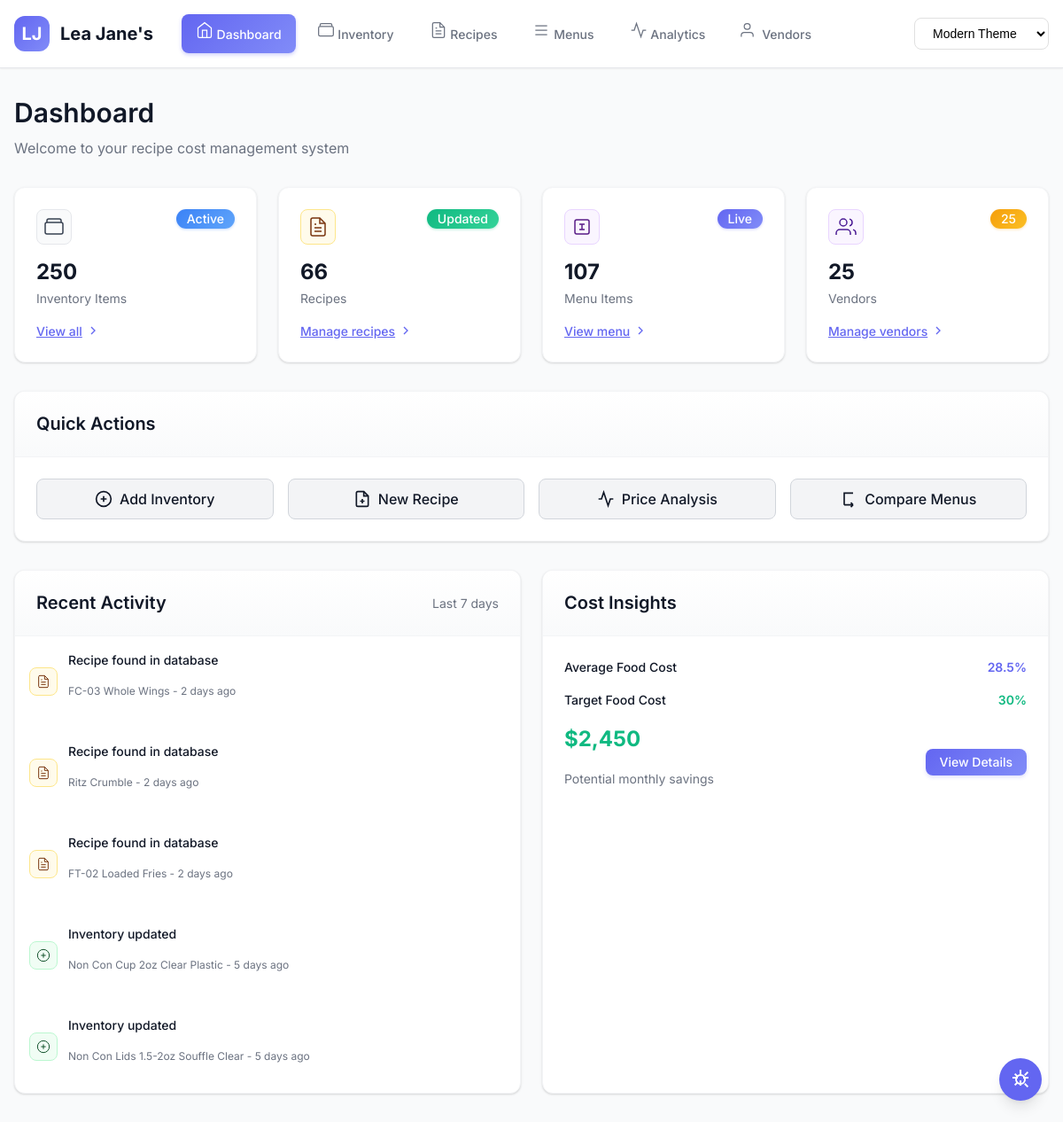
The page / on the database its author committed.
### tables this page shows
CREATE TABLE "recipes_actual" (
    recipe_id INTEGER PRIMARY KEY AUTOINCREMENT,
    recipe_name TEXT NOT NULL UNIQUE,
    
    -- Toast POS Classification (from XtraChef exports)
    recipe_type TEXT NOT NULL CHECK (recipe_type IN ('Recipe', 'PrepRecipe')),
    recipe_group TEXT NOT NULL, -- Main, Sides, Sauces, Ingredient
    status TEXT DEFAULT 'Draft' CHECK (status IN ('Draft', 'Complete', 'Active', 'Retired')),
    
    -- PDF Recipe Header Information
    serving_size REAL,
    serving_unit TEXT,
    prep_time_minutes INTEGER,
    cook_time_minutes INTEGER,
    station TEXT,
    
    -- Yield Information (for prep recipes only)
    batch_yield REAL, -- 10 lb, 50 portions, 4 gallons
    batch_yield_unit TEXT,
    portions_per_batch INTEGER,
    
    -- Cost Information (calculated, not input)
    food_cost REAL DEFAULT 0,
    labor_cost REAL DEFAULT 0,
    
    -- Menu Pricing (only for final recipes, NULL for prep recipes)
    menu_price REAL,
    target_food_cost_percent REAL DEFAULT 30,
    
    -- Additional Recipe Information
    instructions TEXT,
    notes TEXT,
    allergen_info TEXT,
    shelf_life_hours INTEGER,
    
    -- Audit Trail
    created_at TIMESTAMP DEFAULT CURRENT_TIMESTAMP,
    updated_at TIMESTAMP DEFAULT CURRENT_TIMESTAMP,
    last_cost_calculation TIMESTAMP,
    migrated_from_old_id INTEGER -- tracks original recipe ID
);

CREATE TABLE inventory (
                id INTEGER PRIMARY KEY AUTOINCREMENT,
                item_code TEXT UNIQUE,
                item_description TEXT NOT NULL,
                vendor_name TEXT,
                current_price REAL,
                last_purchased_price REAL,
                last_purchased_date TEXT,
                unit_measure TEXT,
                purchase_unit TEXT,
                recipe_cost_unit TEXT,
                pack_size TEXT,
                yield_percent REAL DEFAULT 100,
                product_categories TEXT,
                close_watch BOOLEAN DEFAULT FALSE,
                created_date TIMESTAMP DEFAULT CURRENT_TIMESTAMP,
                updated_date TIMESTAMP DEFAULT CURRENT_TIMESTAMP
            , density_g_per_ml DECIMAL(10,4), count_to_weight_g DECIMAL(10,2));

### app.py (the view)
@app.route('/')
def index():
    init_activity_table()
    with get_db() as conn:
        inventory_count = conn.execute('SELECT COUNT(*) as count FROM inventory').fetchone()['count']
        recipe_count = conn.execute('SELECT COUNT(*) as count FROM recipes').fetchone()['count']
        menu_count = conn.execute('SELECT COUNT(*) as count FROM menu_items').fetchone()['count']
        vendor_count = conn.execute('SELECT COUNT(*) as count FROM vendors').fetchone()['count']
    stats = {
        'inventory_count': inventory_count,
        'recipe_count': recipe_count,
        'menu_count': menu_count,
        'vendor_count': vendor_count
    }
    recent_activities = get_recent_activities(limit=5)
    if not recent_activities:
        recent_activities = get_recent_changes_from_db()
    theme = get_theme()
    return render_template(f'index_{theme}.html', stats=stats, recent_activities=recent_activities)

### templates/index_modern.html (shortened to what this page needs)
{% extends "base_modern.html" %}
{% block content %}
<div class="animate-fade-in">
    <div class="mb-8">
        <h1 class="text-3xl font-semibold mb-2">Dashboard</h1>
        <p class="text-secondary">Welcome to your recipe cost management system</p>
    </div>
    <div class="grid grid-cols-1 grid-cols-2 grid-cols-4 gap-6 mb-8">
        <div class="card animate-slide-up" style="animation-delay: 0.1s;">
            <div class="card-body">
                <div class="flex items-start justify-between mb-4">
                    <div class="food-icon icon-misc">
                        <svg width="24" height="24" viewBox="0 0 24 24" fill="none" stroke="currentColor" stroke-width="1.5">
                            <path d="M20 7H4a2 2 0 00-2 2v9a2 2 0 002 2h16a2 2 0 002-2V9a2 2 0 00-2-2z"/>
                            <path d="M20 7V5a2 2 0 00-2-2H6a2 2 0 00-2 2v2"/>
                        </svg>
                    </div>
                    <span class="badge badge-info">Active</span>
                </div>
                <h3 class="text-2xl font-bold mb-1">{{ stats.inventory_count }}</h3>
                <p class="text-secondary text-sm">Inventory Items</p>
                <div class="mt-4 pt-4 border-t border-gray-100">
                    <a href="/inventory" class="text-primary text-sm font-medium flex items-center gap-1">
                        View all
                        <svg width="16" height="16" viewBox="0 0 24 24" fill="none" stroke="currentColor" stroke-width="2">
                            <path d="M9 18l6-6-6-6"/>
                        </svg>
                    </a>
                </div>
            </div>
        </div>
        <div class="card animate-slide-up" style="animation-delay: 0.2s;">
            <div class="card-body">
                <div class="flex items-start justify-between mb-4">
                    <div class="food-icon icon-grains">
                        <svg width="24" height="24" viewBox="0 0 24 24" fill="none" stroke="currentColor" stroke-width="1.5">
                            <path d="M14 2H6a2 2 0 00-2 2v16a2 2 0 002 2h12a2 2 0 002-2V8z"/>
                            <path d="M14 2v6h6M16 13H8m8 4H8m2-8H8"/>
                        </svg>
                    </div>
                    <span class="badge badge-success">Updated</span>
                </div>
                <h3 class="text-2xl font-bold mb-1">{{ stats.recipe_count }}</h3>
                <p class="text-secondary text-sm">Recipes</p>
                <div class="mt-4 pt-4 border-t border-gray-100">
                    <a href="/recipes" class="text-primary text-sm font-medium flex items-center gap-1">
                        Manage recipes
                        <svg width="16" height="16" viewBox="0 0 24 24" fill="none" stroke="currentColor" stroke-width="2">
                            <path d="M9 18l6-6-6-6"/>
                        </svg>
                    </a>
                </div>
            </div>
        </div>
        <div class="card animate-slide-up" style="animation-delay: 0.3s;">
            <div class="card-body">
                <div class="flex items-start justify-between mb-4">
                    <div class="food-icon icon-sauce">
                        <svg width="24" height="24" viewBox="0 0 24 24" fill="none" stroke="currentColor" stroke-width="1.5">
                            <rect x="4" y="4" width="16" height="16" rx="2"/>
                            <path d="M9 9h6M9 15h6M12 9v6"/>
                        </svg>
                    </div>
                    <span class="badge badge-primary">Live</span>
                </div>
                <h3 class="text-2xl font-bold mb-1">{{ stats.menu_count }}</h3>
                <p class="text-secondary text-sm">Menu Items</p>
                <div class="mt-4 pt-4 border-t border-gray-100">
                    <a href="/menu_items" class="text-primary text-sm font-medium flex items-center gap-1">
                        View menu
                        <svg width="16" height="16" viewBox="0 0 24 24" fill="none" stroke="currentColor" stroke-width="2">
                            <path d="M9 18l6-6-6-6"/>
                        </svg>
                    </a>
                </div>
            </div>
        </div>
        <div class="card animate-slide-up" style="animation-delay: 0.4s;">
            <div class="card-body">
                <div class="flex items-start justify-between mb-4">
                    <div class="food-icon icon-beverage">
                        <svg width="24" height="24" viewBox="0 0 24 24" fill="none" stroke="currentColor" stroke-width="1.5">
                            <path d="M17 21v-2a4 4 0 00-4-4H5a4 4 0 00-4 4v2"/>
                            <circle cx="9" cy="7" r="4"/>
                            <path d="M23 21v-2a4 4 0 00-3-3.87m-4-12a4 4 0 010 7.75"/>
                        </svg>
                    </div>
                    <span class="badge badge-warning">{{ stats.vendor_count }}</span>
                </div>
                <h3 class="text-2xl font-bold mb-1">{{ stats.vendor_count }}</h3>
                <p class="text-secondary text-sm">Vendors</p>
                <div class="mt-4 pt-4 border-t border-gray-100">
                    <a href="/vendors" class="text-primary text-sm font-medium flex items-center gap-1">
                        Manage vendors
                        <svg width="16" height="16" viewBox="0 0 24 24" fill="none" stroke="currentColor" stroke-width="2">
                            <path d="M9 18l6-6-6-6"/>
                        </svg>
                    </a>
                </div>
            </div>
        </div>
    </div>
    <div class="card mb-8">
        <div class="card-header">
            <h2 class="text-xl font-semibold">Quick Actions</h2>
        </div>
        <div class="card-body">
            <div class="grid grid-cols-1 grid-cols-2 grid-cols-4 gap-4">
                <a href="/inventory/add" class="btn btn-secondary flex items-center justify-center gap-2">
                    <svg width="20" height="20" viewBox="0 0 24 24" fill="none" stroke="currentColor" stroke-width="2">
                        <circle cx="12" cy="12" r="10"/>
                        <path d="M12 8v8m-4-4h8"/>
                    </svg>
                    Add Inventory
                </a>
                <a href="/recipes/add" class="btn btn-secondary flex items-center justify-center gap-2">
                    <svg width="20" height="20" viewBox="0 0 24 24" fill="none" stroke="currentColor" stroke-width="2">
                        <path d="M14 2H6a2 2 0 00-2 2v16a2 2 0 002 2h12a2 2 0 002-2V8z"/>
                        <path d="M14 2v6h6"/>
                        <path d="M12 18v-6m-3 3h6"/>
                    </svg>
                    New Recipe
                </a>
                <a href="/pricing-analysis" class="btn btn-secondary flex items-center justify-center gap-2">
                    <svg width="20" height="20" viewBox="0 0 24 24" fill="none" stroke="currentColor" stroke-width="2">
                        <path d="M22 12h-4l-3 9L9 3l-3 9H2"/>
                    </svg>
                    Price Analysis
                </a>
                <a href="/menu_items/compare" class="btn btn-secondary flex items-center justify-center gap-2">
                    <svg width="20" height="20" viewBox="0 0 24 24" fill="none" stroke="currentColor" stroke-width="2">
                        <path d="M18 4H6v16m12 0H6m12 0l-3-3m3 3l-3 3"/>
                    </svg>
                    Compare Menus
                </a>
            </div>
        </div>
    </div>
    <div class="grid grid-cols-1 grid-cols-2 gap-6">
        <div class="card">
            <div class="card-header flex justify-between items-center">
                <h2 class="text-xl font-semibold">Recent Activity</h2>
                <span class="text-sm text-secondary">Last 7 days</span>
            </div>
            <div class="card-body p-0">
                <div class="divide-y divide-gray-100">
                    {% if recent_activities %}
                        {% for activity in recent_activities %}
                        <div class="p-4 flex items-center gap-3">
                            <div class="food-icon food-icon-sm {{ activity.icon_class }}">
                                {% if activity.entity_type == 'recipe' %}
                                <svg width="16" height="16" viewBox="0 0 24 24" fill="none" stroke="currentColor" stroke-width="1.5">
                                    <path d="M14 2H6a2 2 0 00-2 2v16a2 2 0 002 2h12a2 2 0 002-2V8z"/>
                                    <path d="M14 2v6h6M16 13H8m8 4H8m2-8H8"/>
                                </svg>
                                {% elif activity.entity_type == 'inventory' %}
                                <svg width="16" height="16" viewBox="0 0 24 24" fill="none" stroke="currentColor" stroke-width="1.5">
                                    <circle cx="12" cy="12" r="10"/>
                                    <path d="M12 8v8m-4-4h8"/>
                                </svg>
                                {% elif activity.entity_type == 'menu_item' %}
                                <svg width="16" height="16" viewBox="0 0 24 24" fill="none" stroke="currentColor" stroke-width="1.5">
                                    <rect x="4" y="4" width="16" height="16" rx="2"/>
                                    <path d="M9 9h6M9 15h6M12 9v6"/>
                                </svg>
                                {% elif activity.entity_type == 'vendor' %}
                                <svg width="16" height="16" viewBox="0 0 24 24" fill="none" stroke="currentColor" stroke-width="1.5">
                                    <path d="M17 21v-2a4 4 0 00-4-4H5a4 4 0 00-4 4v2"/>
                                    <circle cx="9" cy="7" r="4"/>
                                    <path d="M23 21v-2a4 4 0 00-3-3.87m-4-12a4 4 0 010 7.75"/>
                                </svg>
                                {% else %}
                                <svg width="16" height="16" viewBox="0 0 24 24" fill="none" stroke="currentColor" stroke-width="1.5">
                                    <path d="M12 2v20M2 12h20"/>
                                </svg>
                                {% endif %}
                            </div>
                            <div class="flex-1">
                                <p class="font-medium text-sm">{{ activity.action }}</p>
                                <p class="text-xs text-secondary">{{ activity.entity_name }} - {{ activity.time_ago }}</p>
                            </div>
                        </div>
                        {% endfor %}
                    {% else %}
                        <div class="p-4 text-center text-secondary">
                            <p class="text-sm">No recent activity</p>
                            <p class="text-xs">Start using the system to see activities here</p>
                        </div>
                    {% endif %}
                </div>
            </div>
        </div>
        <div class="card">
            <div class="card-header">
                <h2 class="text-xl font-semibold">Cost Insights</h2>
            </div>
            <div class="card-body">
                <div class="space-y-4">
                    <div>
                        <div class="flex justify-between items-center mb-2">
                            <span class="text-sm font-medium">Average Food Cost</span>
                            <span class="text-sm font-semibold text-primary">28.5%</span>
                        </div>
                    </div>
                    <div>
                        <div class="flex justify-between items-center mb-2">
                            <span class="text-sm font-medium">Target Food Cost</span>
                            <span class="text-sm font-semibold text-success">30%</span>
                        </div>
                    </div>
                    <div class="pt-4 mt-4 border-t border-gray-100">
                        <div class="flex items-center justify-between">
                            <div>
                                <p class="text-2xl font-bold text-success">$2,450</p>
                                <p class="text-sm text-secondary">Potential monthly savings</p>
                            </div>
                            <a href="/pricing-analysis" class="btn btn-sm btn-primary">
                                View Details
                            </a>
                        </div>
                    </div>
                </div>
            </div>
        </div>
    </div>
</div>
{% endblock %}

### rows shown on the page
recipes_actual: action "Recipe found in database", entity_name "FC-03 Whole Wings", time_ago "2 days ago"
recipes_actual: action "Recipe found in database", entity_name "Ritz Crumble", time_ago "2 days ago"
recipes_actual: action "Recipe found in database", entity_name "FT-02 Loaded Fries", time_ago "2 days ago"
inventory: action "Inventory updated", entity_name "Non Con Cup 2oz Clear Plastic", time_ago "5 days ago"
inventory: action "Inventory updated", entity_name "Non Con Lids 1.5-2oz Souffle Clear", time_ago "5 days ago"

### other values the page prints
{{ stats.inventory_count }} "250"
{{ stats.recipe_count }} "66"
{{ stats.menu_count }} "107"
{{ stats.vendor_count }} "25"
